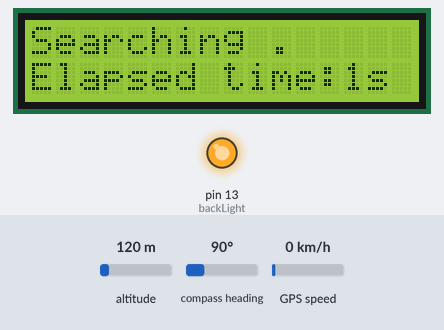
Recording of a sketch running on a simulated Arduino Uno, built with avr-gcc and run on an emulated ATmega328P. Parts: 16×2 character LCD, output pins drawn as LEDs (lit = HIGH). The test bench sets the inputs (shaded band); at power-on: GPS speed 0 km/h, altitude 120 m, compass heading 90°. The GPS gets a fix after 3 s at 37.7749, -122.4194 with 8 satellites; what the sketch prints to the serial monitor is not drawn.

Above: at 1.1 s.
At 2.2 s:
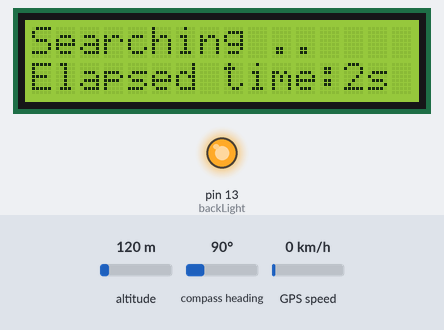
At 5.5 s:
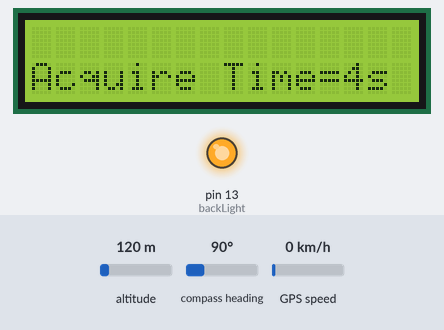
5.6 s: GPS speed set to 118 km/h
27.6 s: GPS speed set to 30 km/h
Timing chart, 0 to 30.6 s (numbered marks = the images above; inputs shaded):
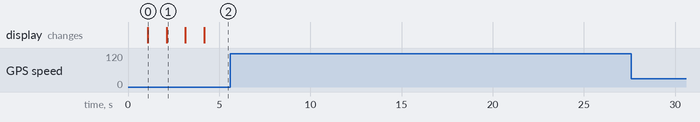

Measured:
- after the input at 5.6 s, every drawn part: stays the same
- after the input at 27.6 s, every drawn part: stays the same
- what the display in image 0 shows lasts 1.0 s, from 1.1 s to 2.1 s

The sketch:

tinyGps_test1.ino
```cpp
// http://davidhoulding.blogspot.in/2014/06/gps-location-sensing-with-itead-gps.html

#include <SoftwareSerial.h>
#include <LiquidCrystal_I2C.h>

#include "TinyGPS.h"

TinyGPS gps;

int unoRxPin = 6; // connected to Tx pin of the GPS
int unoTxPin = 7; // connected to Rx pin of the GPS
SoftwareSerial ss(unoRxPin, unoTxPin);
LiquidCrystal_I2C lcd(0x3F, 2, 1, 0, 4, 5, 6, 7, 3, POSITIVE); // Set the LCD I2C
//LiquidCrystal lcd(12, 11, 10, 5, 4, 3, 2);
int backLight = 13;    // pin 13 will control the backlight

long startMillis;
long secondsToFirstLocation = 0;
void setup()
{ Serial.begin(9600);
  ss.begin(115200);

  pinMode(backLight, OUTPUT);
  digitalWrite(backLight, HIGH); // turn backlight on. Replace 'HIGH' with 'LOW' to turn it off.
   lcd.begin(16, 2); // columns, rows.  use 16,2 for a 16x2 LCD, etc.
   lcd.clear();  // start with a blank screen
  Serial.print("In Setup of GPS Module ");
  startMillis = millis();
}

void loop()
{
  bool newData = false;
  unsigned long chars = 0;
  unsigned short sentences, failed;

  // For one second we parse GPS data and report some key values
  for (unsigned long start = millis(); millis() - start < 1000;)
  {
    while (ss.available())
    {
      int c = ss.read();
      ++chars;
      if (gps.encode(c)) // Did a new valid sentence come in?
        newData = true;
    }
  }

  if (newData)
  {
    // we have a location fix so output the lat / long and time to acquire
    if (secondsToFirstLocation == 0) {
      secondsToFirstLocation = (millis() - startMillis) / 1000;
    }

    lcd.clear();  // start with a blank screen

    float flat, flon;
    unsigned long age;
    gps.f_get_position(&flat, &flon, &age);
    lcd.setCursor(0, 0);          // set cursor to column 0, row 0 (the first row)
    lcd.print("La:");
    lcd.print(flat == TinyGPS::GPS_INVALID_F_ANGLE ? 0.0 : flat, 6);

    lcd.setCursor(0, 0);
    lcd.print("Lo:");
    lcd.print(flon == TinyGPS::GPS_INVALID_F_ANGLE ? 0.0 : flon, 6);
    lcd.clear();
    lcd.setCursor(0, 1);
    lcd.print("Acquire Time=");
    lcd.print(secondsToFirstLocation);
    lcd.print("s");

    Serial.print("GPS Coordinates : Lat ");Serial.println(flat,6);
    Serial.print("GPS Coordinates : long ");Serial.println(flon,6);
    Serial.print("GPS time taken to SatComm :  ");Serial.println(secondsToFirstLocation);Serial.print("s");
    //speed = ;
    float fkmph = gps.f_speed_kmph();
    Serial.println("GPS Speed "); Serial.print(fkmph);Serial.print("kmph");

  }

  if (chars == 0) {
    // if you haven't got any chars then likely a wiring issue
    lcd.setCursor(0, 0);          // set cursor to column 0, row 0 (the first row)
    lcd.print("No GPS: check wiring");
   Serial.println("No GPS: check wiring ");
  }
  else if (secondsToFirstLocation == 0) {
    // if you have received some chars but not yet got a fix then indicate still searching and elapsed time
   //lcd.clear();  // start with a blank screen

    long seconds = (millis() - startMillis) / 1000;

    lcd.setCursor(0, 0);          // set cursor to column 0, row 0 (the first row)
    lcd.print("Searching ");
  Serial.println("Searching");

    for (int i = 0; i < seconds % 4; ++i) {
      Serial.println(".");
      lcd.print(".");
    }
  Serial.println("Elapsed time:");
  Serial.println(seconds);
  Serial.println("s");
    lcd.setCursor(0, 1);
    lcd.print("Elapsed time:");
    lcd.print(seconds);
    lcd.print("s");
  }


}
```
